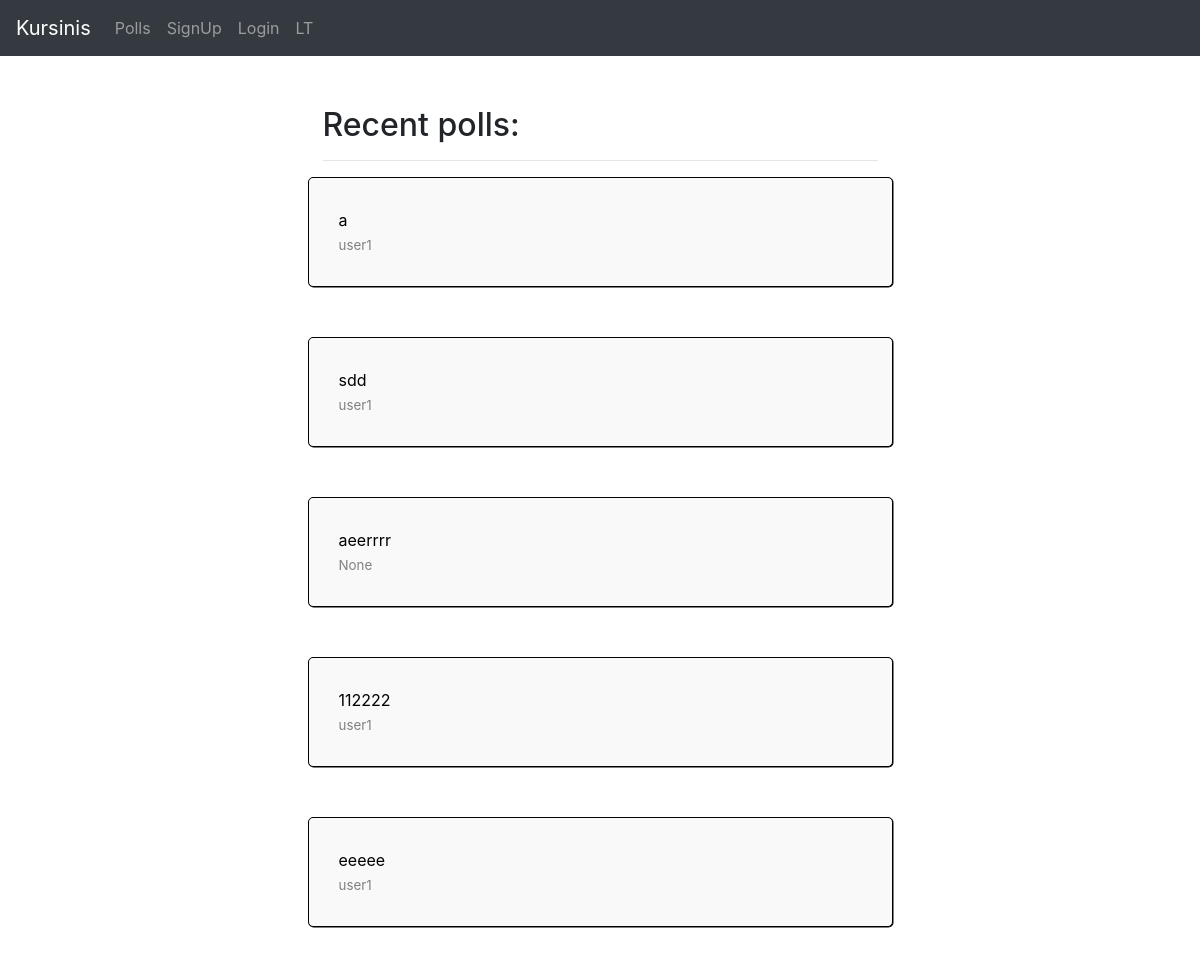
Before: / with the older database file.
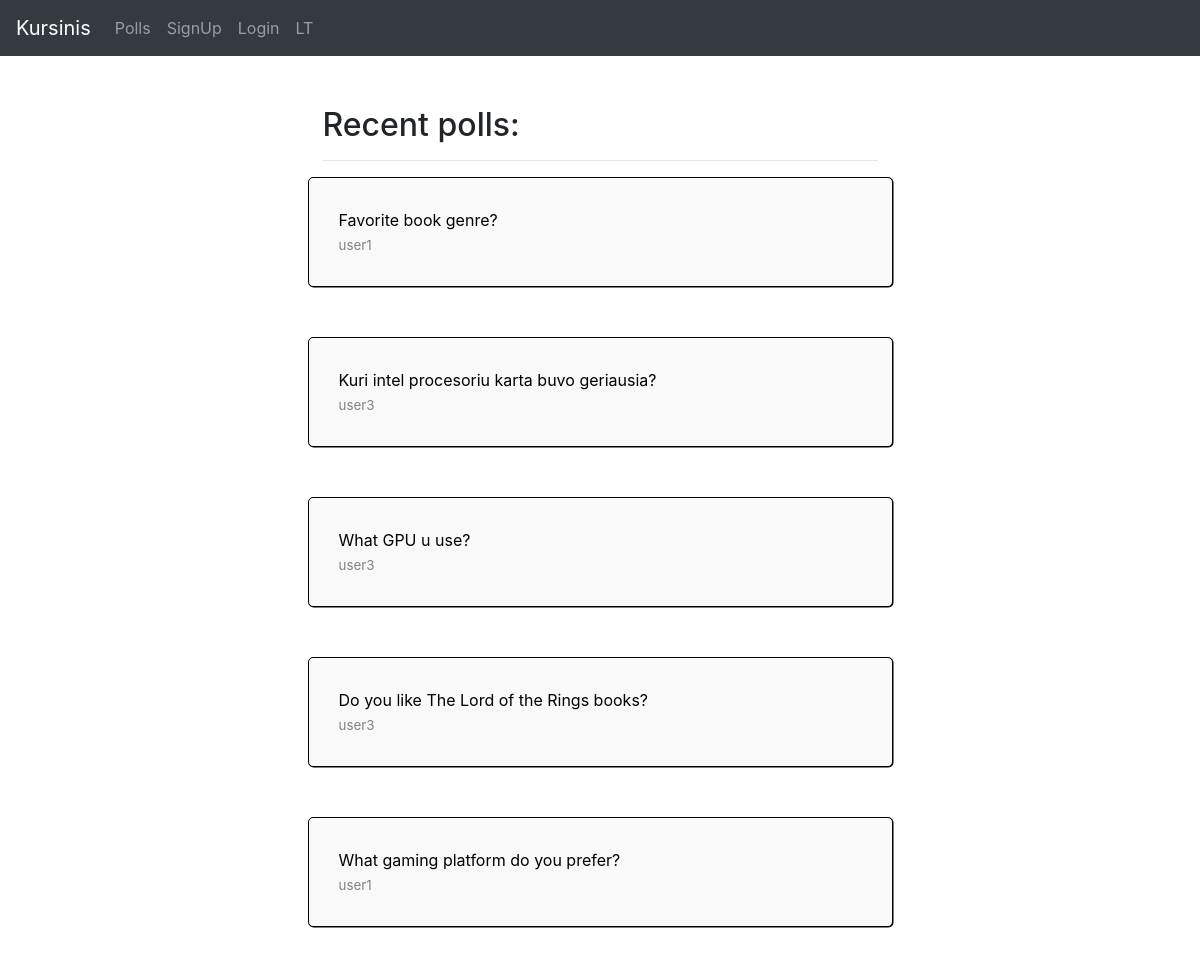
After: the same page with the newer database file.
### polls/models.py (models this page shows, shortened)
class Question(models.Model):
    question_text = models.CharField(_("Question text"), max_length=200)
    created_at = models.DateTimeField('date_created_at', auto_now_add=True)
    user = models.ForeignKey(User, on_delete=models.CASCADE, null=True)
    groups = models.ManyToManyField(Group)

### polls/views.py (the view)
# urls.py: path('', views.IndexView.as_view(), name='index'),
class IndexView(generic.ListView):
    template_name = 'polls/index.html'
    context_object_name = 'latest_poll_list'
    def get_queryset(self):
        return Question.objects.order_by('-created_at')[:5]

### kursinis/context_processors.py (called while the page is built)
def language_code(request):
    return {'LANGUAGE_CODE': request.LANGUAGE_CODE}

def language_url(request):
    if request.LANGUAGE_CODE == 'lt':
        return {
            'language_url':
            ""+(request.get_full_path().split('/lt', 2)[1])
        }
    else:
        return {
            'language_url':
                "/lt"+(request.get_full_path())
        }

### polls/templates/polls/index.html
{% extends "website/base.html" %}
{% load i18n %}
{% block content %}
{% load static %}
<link rel="stylesheet" href="{% static 'polls/style.css' %}" type="text/css">
<div class="col mx-auto">
    <div class="mx-auto col-md-6">
        <h2>{% trans "Recent polls" %}:</h2>
        <hr>
    </div>
    {% if latest_poll_list %}
    {% for question in latest_poll_list %}
    <div class="question mx-auto col-md-6">
          <a href="{% url 'polls:detail' question.id %}">
            <div class="question-text">{{ question.question_text }} <br> <span class="question-user-text">{{ question.user }}</span></div>
        </a>
    </div>
    {% endfor %}
{% else %}
    <p>{% trans "No polls are available." %}</p>
{% endif %}
</div>
{% endblock %}

### templates/website/base.html (shortened to what this page needs)
<!DOCTYPE html>
{% load i18n %}
<html lang="en">
<head>
    {% load static %}
    <link rel="stylesheet" href="{% static 'bootstrap/css/bootstrap.min.css' %}">
</head>
<body>
<nav class="navbar navbar-expand-lg navbar-dark bg-dark">
  <a class="navbar-brand" href="{% url 'polls:index' %}">Kursinis</a>
  <div class="collapse navbar-collapse" id="navbarNavDropdown">
    <ul class="navbar-nav">
        {% url 'polls:polls' as link %}
      <li class="{% if link  == request.path %}active{% endif %} nav-item ">
        <a  class="  nav-link" href="{% url 'polls:polls' %}">{% trans "Polls" %}</a>
      </li>
        {% if not user.is_authenticated %}
        {% url 'accounts:signup' as link %}
      <li class="{% if link  == request.path %}active{% endif %} nav-item ">
        <a  class="  nav-link" href="{% url 'accounts:signup' %}">{% trans  "SignUp" %}</a>
      </li>
        {% url 'login' as link %}
      <li class=" {% if link == request.path %}active{% endif %} nav-item ">
        <a class="nav-link" href="/login/">{% trans "Login" %}</a>
      </li>
        {% endif %}
        <li class="  nav-item ">
        {% if LANGUAGE_CODE == 'en' %}
       <a  class="nav-link" href="{{ language_url }}">LT</a>
{% else %}
       <a  class="nav-link" href="{{ language_url }}">EN</a>
{% endif %}
      </li>
    </ul>
  </div>
</nav>
<div class="container-fluid ">
    <div class="row">
        {% block content %}
{% endblock %}
    </div>
</div>
</body>
</html>

### polls/static/polls/style.css (style rules this page uses)
h2 { margin-top: 50px; }
.question { border: 1px solid black; border-radius: 5px; margin: 10px 0 50px 0; background: rgb(249, 249, 249); color: black; box-shadow: 0.5px 0.5px; padding: 10px; 0 10px 0; }
.question-text { padding: 20px; }
.question-user-text { color: gray; font-size: smaller; }
.question a { color: black; }

Changed rows visible on the page:
removed Question: question_text "a", user "user1"
removed Question: question_text "sdd", user "user1"
removed Question: question_text "aeerrrr", user "None"
removed Question: question_text "112222", user "user1"
removed Question: question_text "eeeee", user "user1"
added Question: question_text "Favorite book genre?", user "user1"
added Question: question_text "Kuri intel procesoriu karta buvo geriausia?", user "user3"
added Question: question_text "What GPU u use?", user "user3"
added Question: question_text "Do you like The Lord of the Rings books?", user "user3"
added Question: question_text "What gaming platform do you prefer?", user "user1"
